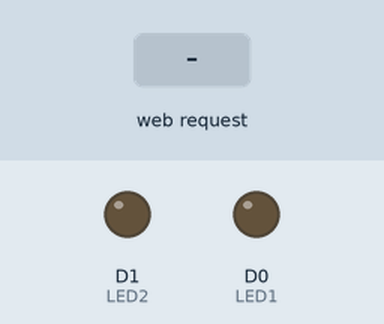
Simulated run of this sketch. Board: ESP8266 (NodeMCU). Parts: output pins drawn as LEDs (lit = HIGH). The test bench sets the inputs (shaded band). WiFi joins after 1.5 s; servers stay silent unless stated; what the sketch prints to the serial monitor is not drawn.

Above: at 2.7 s.
2.8 s: HTTP request GET /led1/on received
At 3.6 s:
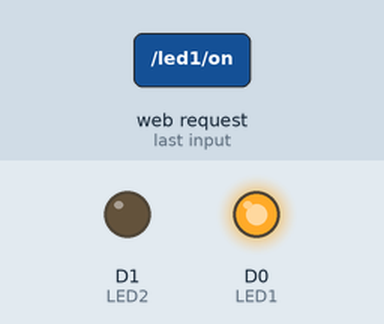
4.3 s: HTTP request GET /led2/on received
At 4.7 s:
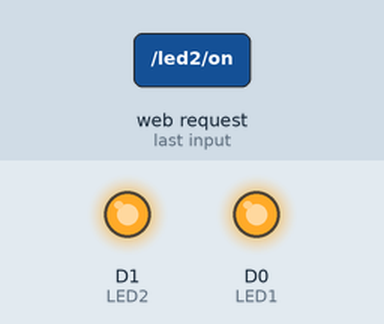
5.8 s: HTTP request GET /led1/off received
At 7.0 s:
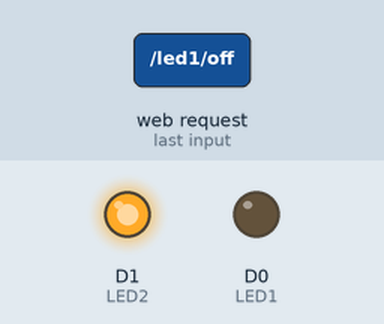
7.3 s: HTTP request GET /led2/off received
At 8.2 s:
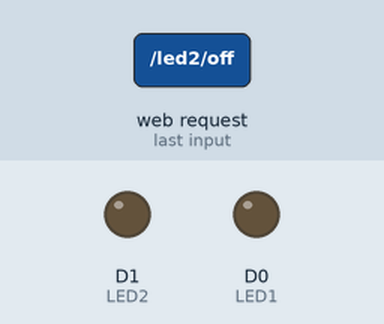
Timing chart, 0 to 9.8 s (numbered marks = the images above; inputs shaded):
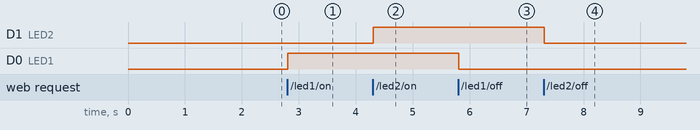

The sketch:

test2.ino
```cpp
#ifdef ESP8266
#include <ESP8266WiFi.h>
#include <ESP8266mDNS.h>
#elif defined(ESP32)
#include <WiFi.h>
#include <ESPmDNS.h>
#else
#error "Board not found"
#endif

const char* ssid = "Bhavani";
const char* password = "bhavani1234";


#define LED1 D0
#define LED2 D1

char webpage[] PROGMEM = R"=====(
<!DOCTYPE html>
<html>
<body>
<center>
<h1>My Home Automation</h1>
<h3> LED 1 </h3>
<button onclick="window.location = 'http://'+location.hostname+'/led1/on'">On</button><button onclick="window.location = 'http://'+location.hostname+'/led1/off'">Off</button>
<h3> LED 2 </h3>
<button onclick="window.location = 'http://'+location.hostname+'/led2/on'">On</button><button onclick="window.location = 'http://'+location.hostname+'/led2/off'">Off</button>
</center>
</body>
</html>
)=====";

// ipaddress/led1/on
//ipaddress/led1/off

// ipaddress/led2/on
//ipaddress/led2/off
#include <ESPAsyncWebServer.h>

AsyncWebServer server(80); // server port 80

void notFound(AsyncWebServerRequest *request)
{
  request->send(404, "text/plain", "Page Not found");
}

void setup(void)
{

  Serial.begin(115200);
  pinMode(LED1,OUTPUT);
  pinMode(LED2,OUTPUT);

//  WiFi.softAP("techiesms", "");
//  Serial.println("softap");
//  Serial.println("");
//  Serial.println(WiFi.softAPIP());
 WiFi.begin(ssid, password);
  Serial.println("");


  while (WiFi.status() != WL_CONNECTED)
  {
    Serial.print("Connecting...");
  }
  Serial.println("");
  Serial.print("Connected to ");
  Serial.println(ssid);
  Serial.print("IP address: ");
  Serial.println(WiFi.localIP());


  if (MDNS.begin("ESP")) { //esp.local/
    Serial.println("MDNS responder started");
  }


  server.on("/", [](AsyncWebServerRequest * request)
  {

  request->send_P(200, "text/html", webpage);
  });

   server.on("/led1/on", HTTP_GET, [](AsyncWebServerRequest * request)
  {
    digitalWrite(LED1,HIGH);
  request->send_P(200, "text/html", webpage);
  });
  server.on("/led1/off", HTTP_GET, [](AsyncWebServerRequest * request)
  {
    digitalWrite(LED1,LOW);
  request->send_P(200, "text/html", webpage);
  });
  server.on("/led2/on", HTTP_GET, [](AsyncWebServerRequest * request)
  {
    digitalWrite(LED2,HIGH);
  request->send_P(200, "text/html", webpage);
  });
  server.on("/led2/off", HTTP_GET, [](AsyncWebServerRequest * request)
  {
    digitalWrite(LED2,LOW);
  request->send_P(200, "text/html", webpage);
  });

  server.onNotFound(notFound);

  server.begin();  // it will start webserver
}


void loop(void)
{
}
```

Measured:
- after the input at 2.8 s, D0 (LED1): LOW → HIGH at once
- after the input at 4.3 s, D1 (LED2): LOW → HIGH at once
- after the input at 5.8 s, D0 (LED1): HIGH → LOW at once
- after the input at 7.3 s, D1 (LED2): HIGH → LOW at once
